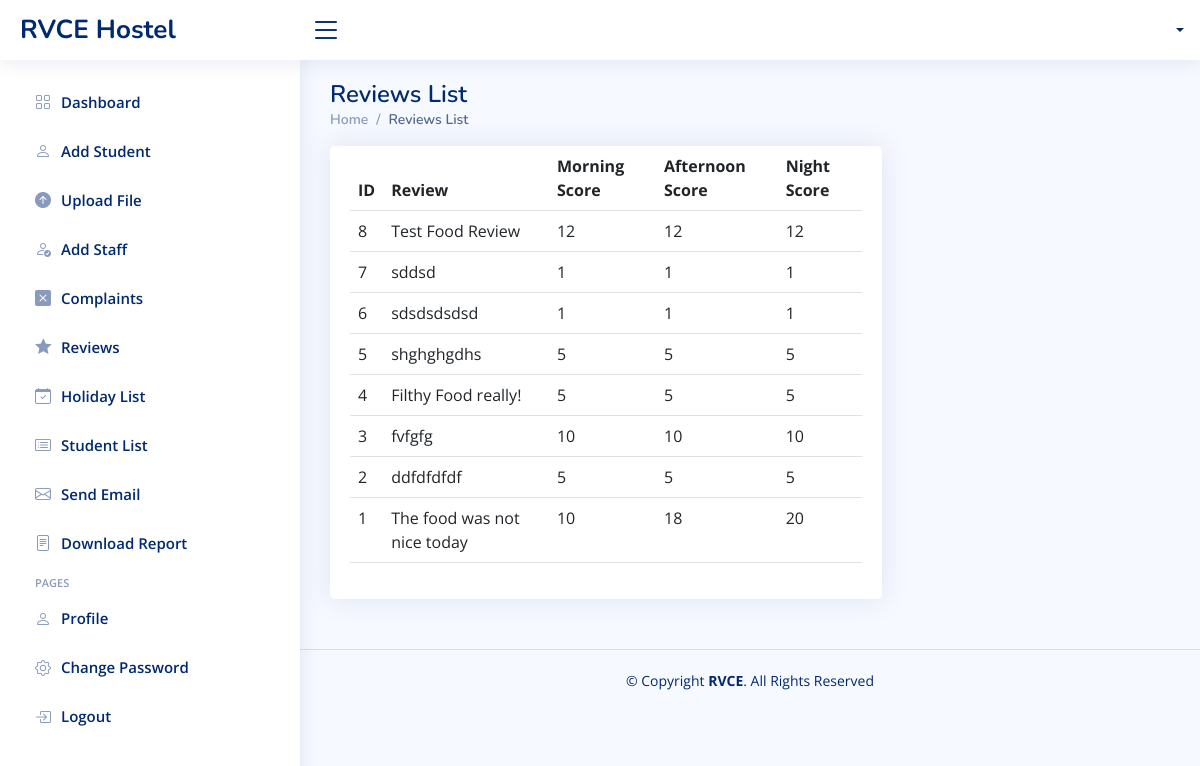
/readReview/ (signed in), run on the app's committed database.
### baseapp/models.py (models this page shows, shortened)
class Reviews(models.Model):
    review = models.TextField(max_length=500)
    date = models.DateField(auto_now_add=True)
    morn = models.IntegerField(default=5)
    aft = models.IntegerField(default=5)
    night = models.IntegerField(default=5)
    class Meta:
        ordering = [ '-id' ]

### baseapp/decorators.py (the view)
        def wrapper_func(request, *args, **kwargs):
            group=None
            if request.user.groups.exists():
                group = request.user.groups.all()[0].name
            if group in not_allowed:
                return HttpResponse("You are unauthorized")
            else:
                return view_func(request, *args, **kwargs)

### baseapp/views.py (called while the page is built)
@login_required(login_url='login')
@not_allowed(not_allowed=['Student'])
def readReview(request):
    reviews = Reviews.objects.all()
    context = {'reviews':reviews}
    return render(request, 'readReview.html', context)

### Templates/readReview.html
{% extends 'base.html' %}
{% block content %}
{% if user.is_authenticated %}
<main id="main" class="main">
    <div class="pagetitle">
      <h1>Reviews List</h1>
      <nav>
        <ol class="breadcrumb">
          <li class="breadcrumb-item"><a href="{% url 'Home' %}">Home</a></li>
          <li class="breadcrumb-item active">Reviews List</li>
        </ol>
      </nav>
    </div>
    <section class="section">
        <div class="row">
            <div class="col-md-8" >
                <div class="card">
                    <div class="card-body">
                        <table class="table table-hover">
                            <thead>
                              <tr>
                                <th scope="col">ID</th>
                                <th scope="col">Review</th>
                                <th scope="col">Morning Score</th>
                                <th scope="col">Afternoon Score</th>
                                <th scope="col">Night Score</th>
                              </tr>
                            </thead>
                            <tbody>
                            {% for r in reviews %}
                              <tr>
                                <td><a scope="col">{{r.id}}</a></td>
                                <td>{{r.review}}</td>
                                <td>{{r.morn}}</td>
                                <td>{{r.aft}}</td>
                                <td>{{r.night}}</td>
                              </tr>
                            {% endfor %}
                            </tbody>
                          </table>
                    </div>
                </div>
            </div>
        </div>
    </section>
</main>
{% endif %}
{% endblock %}

### static/assets/css/style.css (style rules this page uses)
:root { scroll-behavior: smooth; }
body { font-family: "Open Sans", sans-serif; background: #f6f9ff; color: #444444; }
a { color: #4154f1; text-decoration: none; }
h1, h2, h3, h4, h5, h6 { font-family: "Nunito", sans-serif; }
#main { margin-top: 60px; padding: 20px 30px; transition: all 0.3s; }
.pagetitle { margin-bottom: 10px; }
.pagetitle h1 { font-size: 24px; margin-bottom: 0; font-weight: 600; color: #012970; }
.card { margin-bottom: 30px; border: none; border-radius: 5px; box-shadow: 0px 0 30px rgba(1, 41, 112, 0.1); }
.card-body { padding: 0 20px 20px 20px; }
.breadcrumb { font-size: 14px; font-family: "Nunito", sans-serif; color: #899bbd; font-weight: 600; }
.breadcrumb a { color: #899bbd; transition: 0.3s; }
.breadcrumb .breadcrumb-item::before { color: #899bbd; }
.breadcrumb .active { color: #51678f; font-weight: 600; }
@media (min-width: 1200px) { #main, #footer { margin-left: 300px; } }

### data on the page
Reviews: id "8", review "Test Food Review", morn "12", aft "12", night "12"
Reviews: id "7", review "sddsd", morn "1", aft "1", night "1"
Reviews: id "6", review "sdsdsdsdsd", morn "1", aft "1", night "1"
Reviews: id "5", review "shghghgdhs", morn "5", aft "5", night "5"
Reviews: id "4", review "Filthy Food really!", morn "5", aft "5", night "5"
Reviews: id "3", review "fvfgfg", morn "10", aft "10", night "10"
Reviews: id "2", review "ddfdfdfdf", morn "5", aft "5", night "5"
Reviews: id "1", review "The food was not nice today", morn "10", aft "18", night "20"
